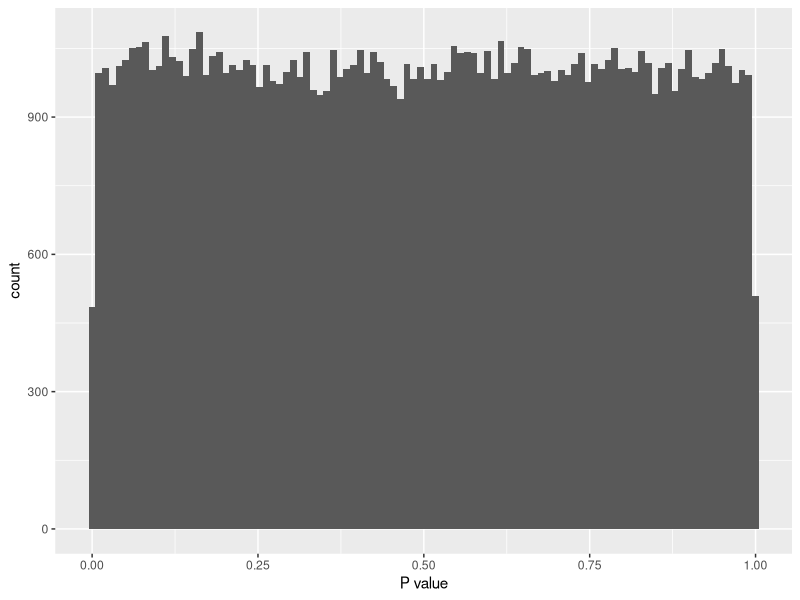
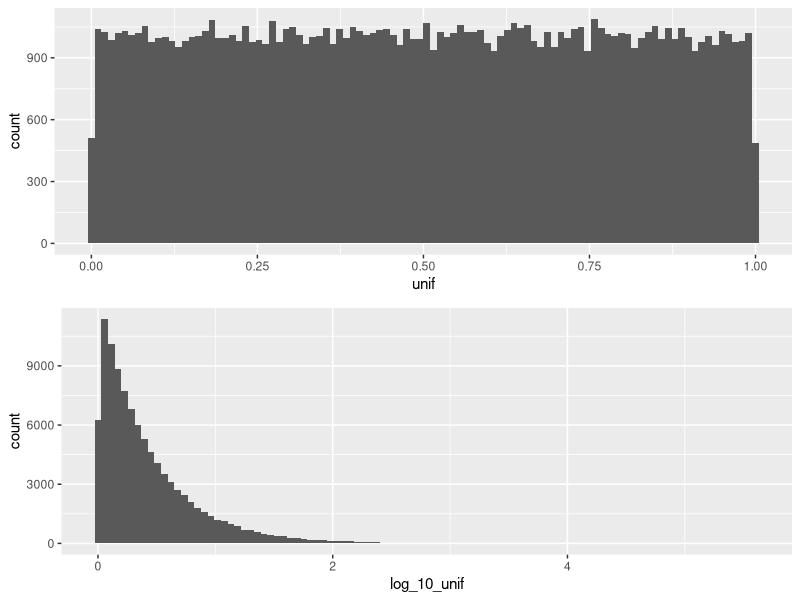
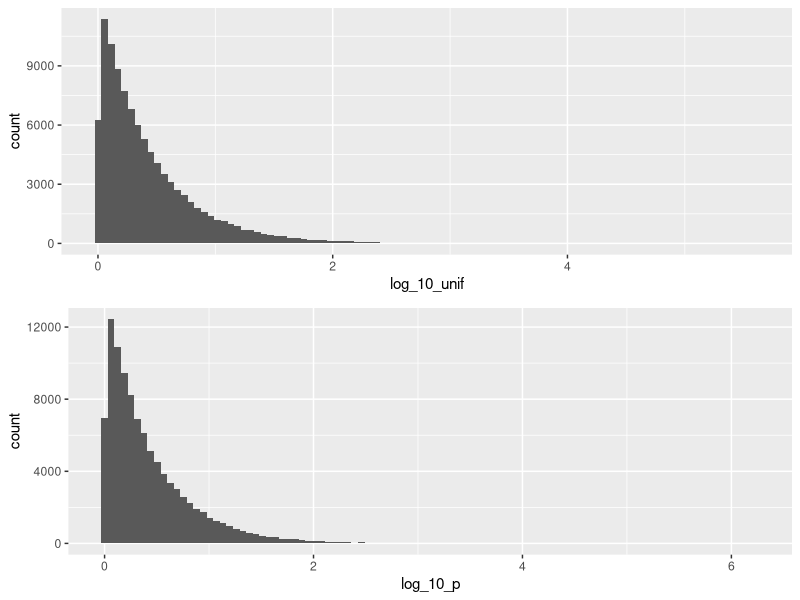
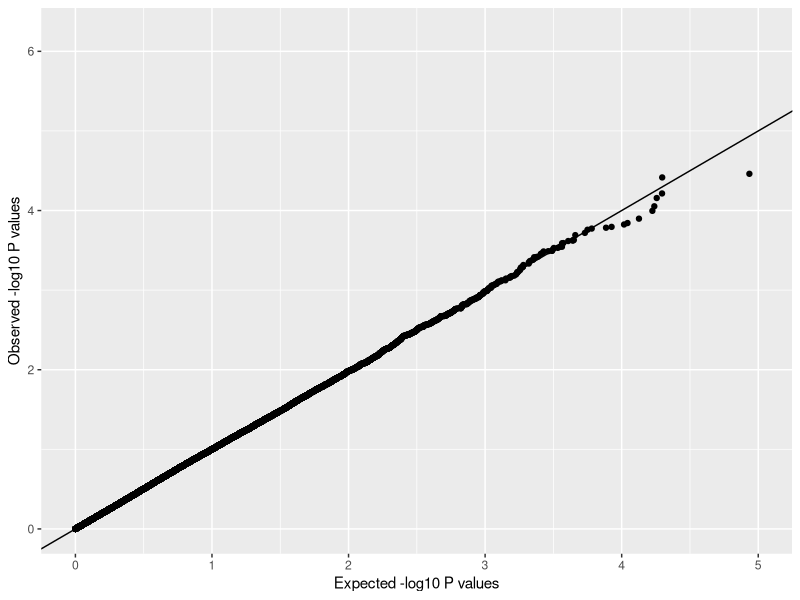

R code for these plots, in order:
## ---- chunk 1
library(tidyverse)
library(cowplot)
library(readxl)
library(lme4)
## ---- chunk 2
Temp_Data <- read_excel("../data/Streams.xlsx", sheet = "TemperatureData")
Site_Data <- read_excel("../data/Streams.xlsx", sheet = "SiteData")
M <- left_join(Temp_Data, Site_Data, by = "Site") %>% 
  mutate(Site = factor(Site),
         Date = factor(Date),
         Stream_Name = factor(Stream_Name),
         Day = as.numeric(Date))
## ---- chunk 3
fm1 <- lmer(WaterTemp ~ AirTempPredicted + Day +
              (1 | Stream_Name/Site),
           data = M, REML = FALSE)

fm2 <- lmer(WaterTemp ~ AirTempPredicted + Day +
              (1 | Stream_Name) +
              (1 | Stream_Name:Site),
           data = M, REML = FALSE)
## ---- chunk 4
fm1
fm2
## ---- chunk 5
set.seed(3210)

nn <- 10
group1.mean <- 6
group2.mean <- 6

niter <- 100000
ps <- numeric(length = niter)

for(ii in 1:niter) {
  y <- c(rnorm(nn, group1.mean, 1), rnorm(nn, group2.mean, 1))
  gg <- rep(c('a','b'), each = nn)
  ps[ii] <- t.test(y ~ gg, var.equal = TRUE)$p.value
}
## ---- chunk 6
ggplot(tibble(ps), aes(x = ps)) +
  geom_histogram(bins = 100) +
  labs(x = "P value")
## ---- chunk 7
log_10_p <- sort(-log10(ps))

unif <- runif(niter, 0, 1)
log_10_unif <- sort(-log10(unif))
## ---- chunk 8
p1 <- tibble(unif) %>% 
  ggplot(aes(unif)) +
  geom_histogram(bins = 100)

p2 <- tibble(log_10_unif) %>% 
  ggplot(aes(log_10_unif)) +
  geom_histogram(bins = 100)

plot_grid(p1, p2, nrow = 2)
## ---- chunk 9
p3 <- tibble(log_10_p) %>% 
  ggplot(aes(log_10_p)) +
  geom_histogram(bins = 100)

plot_grid(p2, p3, nrow = 2)
## ---- chunk 10
tibble(log_10_p, log_10_unif) %>% 
  ggplot(aes(x = log_10_unif, y = log_10_p)) + 
  geom_point() +
  geom_abline(intercept = 0, slope = 1) +
  xlim(c(0, 5)) +
  ylab("Observed -log10 P values") +
  xlab("Expected -log10 P values")
